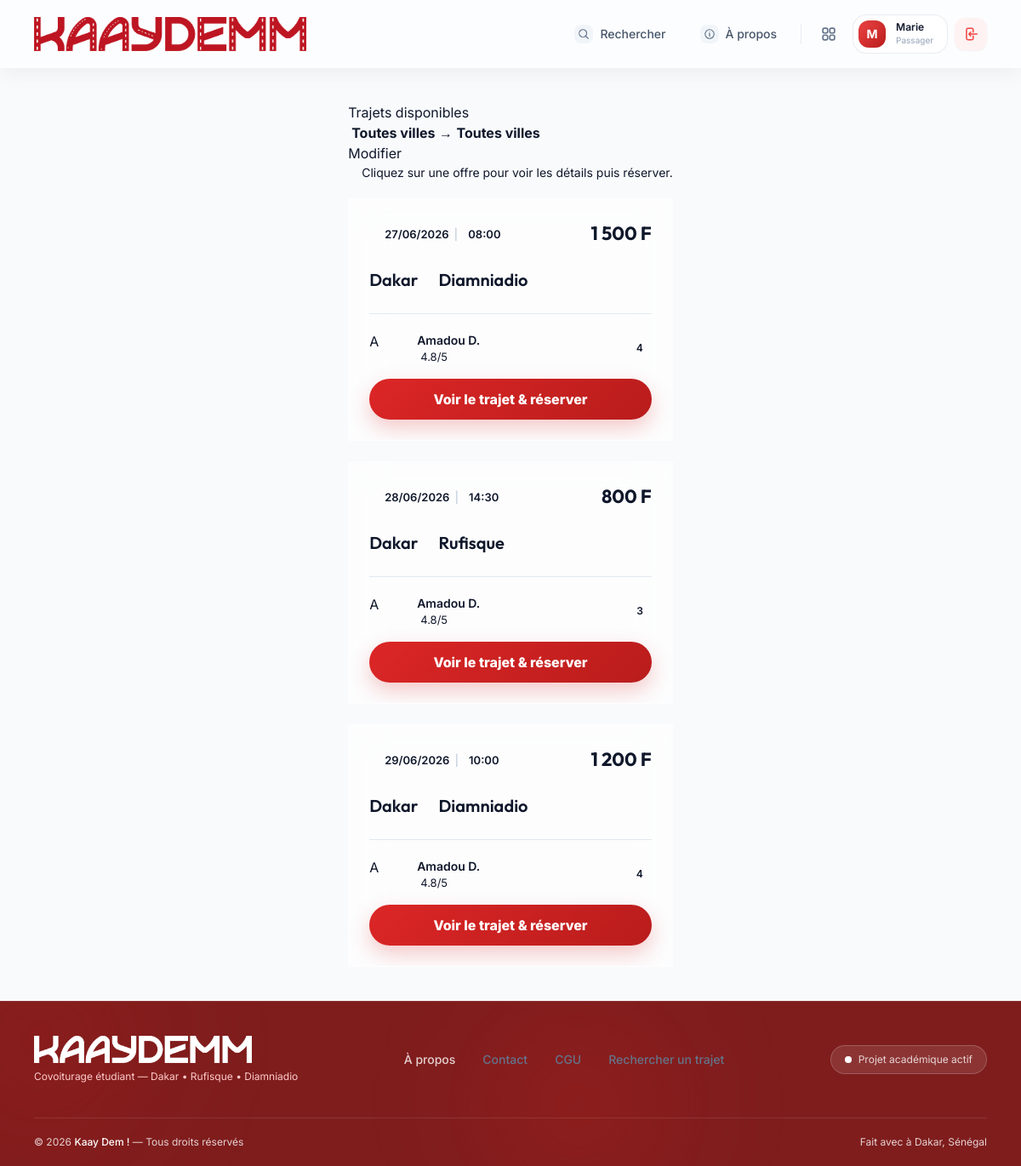
/public/trajets/resultats (signed in), run on the app's committed database.
### tables this page shows
CREATE TABLE trajets (
    id INT AUTO_INCREMENT PRIMARY KEY,
    conducteur_id INT NOT NULL,
    vehicule_id INT NOT NULL,
    ville_depart VARCHAR(100) NOT NULL,
    point_depart VARCHAR(150) NULL,
    ville_arrivee VARCHAR(100) NOT NULL,
    point_arrivee VARCHAR(150) NULL,
    date_trajet DATE NOT NULL,
    heure_depart TIME NOT NULL,
    prix_par_place DECIMAL(10, 2) NOT NULL,
    places_disponibles INT NOT NULL,
    places_totales INT NOT NULL,
    description TEXT NULL,
    climatisation BOOLEAN DEFAULT FALSE,
    musique BOOLEAN DEFAULT TRUE,
    fumeur BOOLEAN DEFAULT FALSE,
    statut ENUM('planifie', 'en_cours', 'termine', 'annule') DEFAULT 'planifie',
    date_creation DATETIME DEFAULT CURRENT_TIMESTAMP,
    FOREIGN KEY (conducteur_id) REFERENCES utilisateurs(id) ON DELETE CASCADE,
    FOREIGN KEY (vehicule_id) REFERENCES vehicules(id) ON DELETE RESTRICT
);

CREATE TABLE utilisateurs (
    id INT AUTO_INCREMENT PRIMARY KEY,
    nom VARCHAR(100) NOT NULL,
    prenom VARCHAR(100) NOT NULL,
    email VARCHAR(150) NOT NULL UNIQUE,
    telephone VARCHAR(20) NOT NULL,
    mot_de_passe VARCHAR(255) NOT NULL,
    photo_profil VARCHAR(255) DEFAULT 'default-avatar.png',
    role ENUM('passager', 'conducteur', 'admin') DEFAULT 'passager',
    est_conducteur_valide BOOLEAN DEFAULT FALSE,
    date_inscription DATETIME DEFAULT CURRENT_TIMESTAMP,
    statut ENUM('actif', 'suspendu') DEFAULT 'actif'
);

### app/controllers/TrajetController.php (called while the page is built, shortened)
<?php
class TrajetController extends Controller {
    private $trajetModel;
    public function __construct() {
        $this->trajetModel = $this->model('Trajet');
    }
    public function searchResults() {
        $depart = isset($_GET['depart']) ? trim($_GET['depart']) : '';
        $arrivee = isset($_GET['arrivee']) ? trim($_GET['arrivee']) : '';
        $date = isset($_GET['date']) ? trim($_GET['date']) : '';
        $prix_min = isset($_GET['prix_min']) ? trim($_GET['prix_min']) : '';
        $prix_max = isset($_GET['prix_max']) ? trim($_GET['prix_max']) : '';
        $places_min = isset($_GET['places_min']) ? trim($_GET['places_min']) : '';
        $places_max = isset($_GET['places_max']) ? trim($_GET['places_max']) : '';
        $page = isset($_GET['page']) ? (int)$_GET['page'] : 1;
        $result = $this->trajetModel->search($depart, $arrivee, $date, $prix_min, $prix_max, $places_min, $places_max, $page, 8);
        $data = [
            'titre' => 'Résultats de recherche',
            'depart' => $depart,
            'arrivee' => $arrivee,
            'date' => $date,
            'prix_min' => $prix_min,
            'prix_max' => $prix_max,
            'places_min' => $places_min,
            'places_max' => $places_max,
            'trajets' => $result['trajets'],
            'pagination' => $result['pagination']
        ];
        $this->render('trajets/resultats', $data);
    }
}

### public/index.php (called while the page is built, shortened)
<?php
require_once '../app/core/Database.php';
require_once '../app/core/Controller.php';
require_once '../app/core/Router.php';
$router = new Router();
$router->get('/', 'HomeController', 'index');
$router->get('/a-propos', 'HomeController', 'about');
$router->get('/contact', 'HomeController', 'contact');
$router->get('/auth/connexion', 'AuthController', 'loginForm');
$router->post('/auth/connexion', 'AuthController', 'login');
$router->get('/auth/inscription', 'AuthController', 'registerForm');
$router->post('/auth/inscription', 'AuthController', 'register');
$router->get('/auth/deconnexion', 'AuthController', 'logout');
$router->get('/trajets/recherche', 'TrajetController', 'searchForm');
$router->get('/trajets/resultats', 'TrajetController', 'searchResults');
$router->get('/trajets/detail/{id}', 'TrajetController', 'detail');
$router->get('/passager/dashboard', 'PassagerController', 'dashboard');
$router->get('/passager/reservations', 'PassagerController', 'reservations');
$router->get('/passager/reservation/{id}', 'PassagerController', 'reservation');
$router->get('/passager/reserver/{trajet_id}', 'PassagerController', 'reserverTrajet');
$router->post('/passager/reserver/{trajet_id}', 'PassagerController', 'reserverTrajet');
$router->get('/conducteur/dashboard', 'ConducteurController', 'dashboard');
$router->get('/conducteur/trajets', 'ConducteurController', 'mesTrajets');
$router->get('/conducteur/trajets/nouveau', 'ConducteurController', 'nouveauTrajetForm');
$router->post('/conducteur/trajets/nouveau', 'ConducteurController', 'creerTrajet');
$router->get('/conducteur/reservations', 'ConducteurController', 'reservations');
$router->post('/conducteur/reservation/{reservation_id}/accept', 'ConducteurController', 'acceptReservation');
$router->post('/conducteur/reservation/{reservation_id}/reject', 'ConducteurController', 'rejectReservation');
$router->get('/profil', 'ProfilController', 'index');
$router->get('/admin/dashboard', 'AdminController', 'dashboard');
$router->get('/admin/trajets', 'AdminController', 'trajets');
$router->post('/admin/validerConducteur/{id}', 'AdminController', 'validerConducteur');
$router->post('/admin/refuserConducteur/{id}', 'AdminController', 'refuserConducteur');
$uri = $_SERVER['REQUEST_URI'];
$method = $_SERVER['REQUEST_METHOD'];
$router->dispatch($uri, $method);

### app/models/Trajet.php (called while the page is built, shortened)
<?php
class Trajet {
    private $db;
    public function __construct() {
        $this->db = new Database();
    }
    public function search($depart, $arrivee, $date, $prix_min = null, $prix_max = null, $places_min = null, $places_max = null, $page = 1, $limit = 10) {
        $whereSql = "FROM trajets t
                JOIN utilisateurs u ON t.conducteur_id = u.id
                JOIN vehicules v ON t.vehicule_id = v.id
                WHERE t.statut = 'planifie' AND t.places_disponibles > 0";
        $params = [];
        $page = max(1, (int)$page);
        $limit = max(1, min(50, (int)$limit));
        $offset = ($page - 1) * $limit;
        $countSql = "SELECT COUNT(*) as total " . $whereSql;
        $resultSql = "SELECT t.*, u.nom as conducteur_nom, u.prenom as conducteur_prenom, u.photo_profil, v.marque, v.modele " . $whereSql . " ORDER BY t.date_trajet ASC, t.heure_depart ASC LIMIT :limit OFFSET :offset";
        $this->db->query($countSql);
        $totalRow = $this->db->single();
        $total = $totalRow ? (int)$totalRow->total : 0;
        $this->db->query($resultSql);
        $this->db->bind(':limit', $limit);
        $this->db->bind(':offset', $offset);
        $trajets = $this->db->resultSet();
        return [
            'trajets' => $trajets,
            'pagination' => [
                'currentPage' => $page,
                'perPage' => $limit,
                'total' => $total,
                'totalPages' => (int)ceil($total / $limit)
            ]
        ];
    }
}

### app/core/Database.php (called while the page is built, shortened)
<?php
class Database {
    private $host = DB_HOST;
    private $user = DB_USER;
    private $pass = DB_PASS;
    private $dbname = DB_NAME;
    private $dbh;
    private $stmt;
    public function __construct() {
        $dsn = 'mysql:host=' . $this->host . ';dbname=' . $this->dbname . ';charset=utf8mb4';
        $options = array(
            PDO::ATTR_PERSISTENT => true,
            PDO::ATTR_ERRMODE => PDO::ERRMODE_EXCEPTION,
            PDO::ATTR_DEFAULT_FETCH_MODE => PDO::FETCH_OBJ
        );
        try {
            $this->dbh = new PDO($dsn, $this->user, $this->pass, $options);
        } catch(PDOException $e) {
            $this->error = $e->getMessage();
            echo "Erreur de connexion : " . $this->error;
            exit;
        }
    }
    public function query($sql) {
        $this->stmt = $this->dbh->prepare($sql);
    }
    public function bind($param, $value, $type = null) {
        if(is_null($type)) {
            switch(true) {
                case is_int($value):
                    $type = PDO::PARAM_INT;
                    break;
            }
        }
        $this->stmt->bindValue($param, $value, $type);
    }
    public function execute() {
        return $this->stmt->execute();
    }
    public function resultSet() {
        $this->execute();
        return $this->stmt->fetchAll();
    }
    public function single() {
        $this->execute();
        return $this->stmt->fetch();
    }
}

### app/views/trajets/resultats.php (the view, shortened to what this page needs)
<div style="max-width: 1100px; margin: 40px auto; padding: 0 20px;">
    <div class="page-header">
        <div class="page-title-group">
            <div>
                <h1>Trajets disponibles</h1>
                <p>
                    <strong><?= htmlspecialchars($depart ?: 'Toutes villes') ?></strong> →
                    <strong><?= htmlspecialchars($arrivee ?: 'Toutes villes') ?></strong>
                </p>
            </div>
        </div>
        <a href="<?= BASE_URL ?>trajets/recherche" class="btn btn-outline">
            <i data-lucide="edit-3"></i> Modifier
        </a>
    </div>
    <?php if(empty($trajets)): ?>
        <div class="glass-panel" style="text-align: center; padding: 60px 20px;">
            <div style="width: 80px; height: 80px; background: var(--kd-danger-light); color: var(--kd-danger); border-radius: 24px; display: flex; align-items: center; justify-content: center; margin: 0 auto 24px; transform: rotate(10deg);">
                <i data-lucide="frown" width="40" height="40"></i>
            </div>
            <h3 style="font-size: 24px; margin-bottom: 8px;">Aucun trajet trouvé</h3>
            <p style="color: var(--text-muted); margin-bottom: 24px;">Désolé, nous n'avons trouvé aucun trajet correspondant à vos critères pour le moment.</p>
            <a href="<?= BASE_URL ?>trajets/recherche" class="btn btn-primary">
                <i data-lucide="search"></i> Nouvelle recherche
            </a>
        </div>
    <?php else: ?>
        <div style="margin-bottom: 20px; color: var(--text-muted); font-size: 14px; display: flex; flex-wrap: wrap; gap: 16px; align-items: center;">
            Cliquez sur une offre pour voir les détails puis réserver.
        </div>
        <div style="display: grid; grid-template-columns: repeat(auto-fill, minmax(320px, 1fr)); gap: 24px;">
            <?php foreach($trajets as $trajet): ?>
                <div class="glass-panel" style="padding: 24px; display: flex; flex-direction: column; cursor: pointer; position: relative; overflow: hidden;" onclick="window.location='<?= BASE_URL ?>trajets/detail/<?= $trajet->id ?>'">
                    <div style="display: flex; justify-content: space-between; align-items: flex-start; margin-bottom: 20px;">
                        <div style="background: var(--kd-bg); padding: 8px 12px; border-radius: 8px; font-weight: 600; font-size: 13px; color: var(--text-main); display: flex; align-items: center; gap: 6px;">
                            <i data-lucide="calendar" width="14" height="14" style="color:var(--text-muted);"></i> <?= date('d/m/Y', strtotime($trajet->date_trajet)) ?>
                            <span style="color:#CBD5E1;">|</span>
                            <i data-lucide="clock" width="14" height="14" style="color:var(--text-muted);"></i> <?= substr($trajet->heure_depart, 0, 5) ?>
                        </div>
                        <div style="font-family: 'Outfit'; font-weight: 700; font-size: 22px; color: var(--kd-primary);">
                            <?= number_format($trajet->prix_par_place, 0, ',', ' ') ?> F
                        </div>
                    </div>
                    <div style="font-family: 'Outfit'; font-weight: 600; font-size: 20px; margin-bottom: 24px; display: flex; align-items: center; gap: 12px;">
                        <?= htmlspecialchars($trajet->ville_depart) ?>
                        <?= htmlspecialchars($trajet->ville_arrivee) ?>
                    </div>
                    <div style="display: flex; align-items: center; gap: 16px; margin-top: auto; padding-top: 20px; border-top: 1px solid #E2E8F0;">
                        <div class="user-avatar" style="width:40px; height:40px; font-size: 16px;">
                            <?= substr($trajet->conducteur_prenom, 0, 1) ?>
                        </div>
                        <div style="flex: 1;">
                            <div style="font-weight: 600; font-size: 14px;"><?= htmlspecialchars($trajet->conducteur_prenom . ' ' . substr($trajet->conducteur_nom, 0, 1) . '.') ?></div>
                            <div style="font-size: 13px; color: var(--text-muted); display:flex; align-items:center; gap:4px;">
                                <i data-lucide="star" width="12" height="12" style="color:var(--kd-accent-dark); fill:var(--kd-accent-dark);"></i> 4.8/5
                            </div>
                        </div>
                        <div style="background: var(--kd-primary-light); color: var(--kd-primary); font-size: 12px; font-weight: 600; padding: 4px 10px; border-radius: 50px; display:flex; align-items:center; gap:4px;">
                            <i data-lucide="users" width="14" height="14"></i> <?= $trajet->places_disponibles ?>
                        </div>
                    </div>
                    <button type="button"
                        style="margin-top: 16px; width: 100%; border: 0; border-radius: 999px; background: linear-gradient(135deg, #dc2626, #b91c1c); color: white; padding: 12px 14px; font-weight: 800; cursor: pointer; box-shadow: 0 10px 24px rgba(220, 38, 38, 0.25);"
                        onclick="event.stopPropagation(); window.location='<?= BASE_URL ?>trajets/detail/<?= $trajet->id ?>'">
                        Voir le trajet & réserver
                    </button>
                </div>
            <?php endforeach; ?>
        </div>
    <?php endif; ?>
</div>

### app/core/Router.php (shortened to what this page needs)
<?php
class Router {
    protected $routes = [];
    public function add($method, $uri, $controller, $action) {
        $uriPattern = preg_replace('/\{([a-zA-Z0-9_]+)\}/', '(?P<\1>[a-zA-Z0-9_-]+)', $uri);
        $uriPattern = '#^' . $uriPattern . '$#';
        $this->routes[] = [
            'method' => strtoupper($method),
            'uri' => $uri,
            'pattern' => $uriPattern,
            'controller' => $controller,
            'action' => $action
        ];
    }
    public function dispatch($uri, $method) {
        if (!empty($_GET['url'])) {
            $uri = '/' . trim($_GET['url'], '/');
        } else {
            $uri = parse_url($uri, PHP_URL_PATH);
        }
        $uri = '/' . trim($uri, '/');
        $uri = $uri === '/' ? '/' : $uri;
        foreach ($this->routes as $route) {
            if ($route['method'] === $method && preg_match($route['pattern'], $uri, $matches)) {
                $action = $route['action'];
                $controller = new $controllerClass();
                $params = [];
                call_user_func_array([$controller, $action], $params);
                return;
            }
        }
    }
}

### data on the page
trajets: date_trajet "27/06/2026", heure_depart "08:00", prix_par_place "1 500", ville_depart "Dakar", ville_arrivee "Diamniadio", conducteur.prenom "A", conducteur.nom "Amadou D.", places_disponibles "4", $trajet->id 1 (drawn)
trajets: date_trajet "28/06/2026", heure_depart "14:30", prix_par_place "800", ville_depart "Dakar", ville_arrivee "Rufisque", conducteur.prenom "A", conducteur.nom "Amadou D.", places_disponibles "3"
trajets: date_trajet "29/06/2026", heure_depart "10:00", prix_par_place "1 200", ville_depart "Dakar", ville_arrivee "Diamniadio", conducteur.prenom "A", conducteur.nom "Amadou D.", places_disponibles "4"
